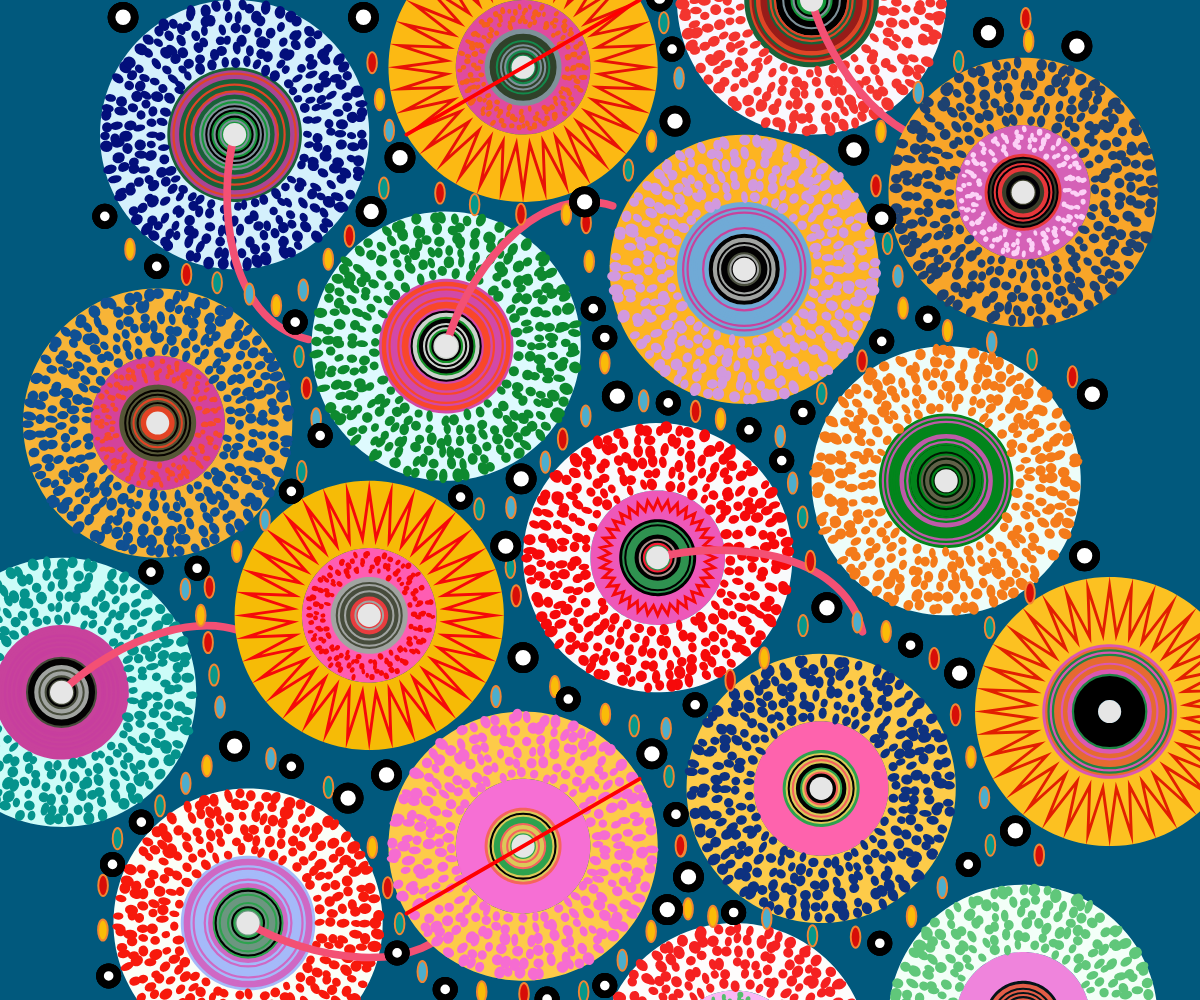
Frame 1 (no input)
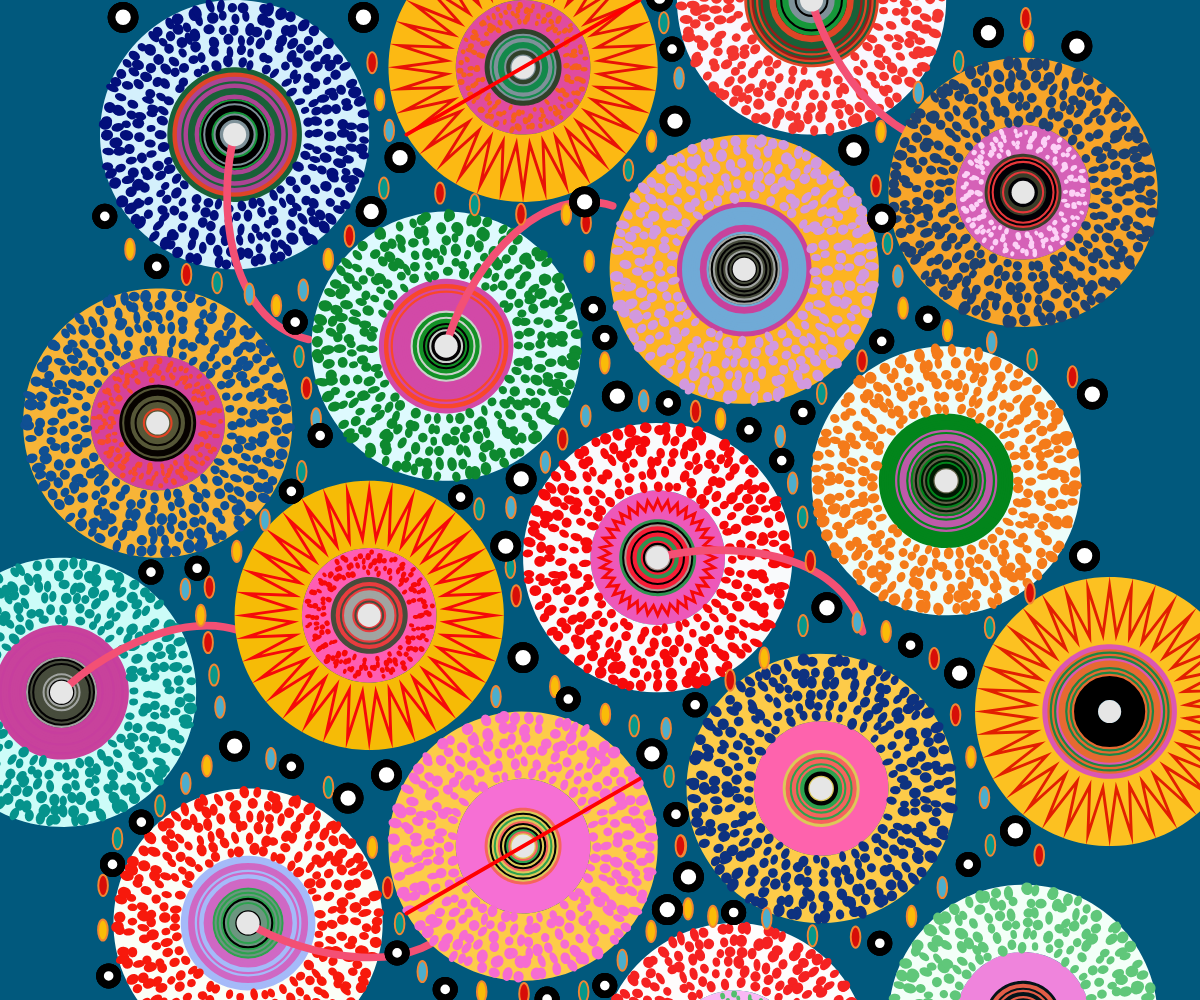
Frame 2 (the mouse pressed at the canvas centre, redrawn once)

The p5.js sketch that drew these frames (run headless with seeded random() and noise() and a simulated clock; the mouse was pressed at the canvas centre and the sketch redrawn once):

// p5.js sketch
// ── sketch.js
let rings = [];
let ringConfigs = [];
let fillColors = ['#FABC08','#4CAECD','#06978A','#D70E08'];

let baseWidth = 520; // set base width of canvas to be 520
let baseHeight = 520; // set base height of canvas to be 520
let scaling = 1; // set factor to scale artwork when window is resized

// set outer ellipses variables
let ellipses = [
    { x: 286.8, y: 73.4, angle: 0, fillColor: null},
    { x: 301.1, y: 40.6, angle: 0, fillColor: null},
    { x: 293.2, y: 11.8, angle: 0, fillColor: null},
    { x: 252.8, y: 115.8, angle: 0, fillColor: null},
    { x: 254.4, y: 135.9, angle: 0, fillColor: null},
    { x: 360.2, y: 251.2, angle: 0, fillColor: null},
    { x: 365.4, y: 268.9, angle: 0, fillColor: null},
    { x: 369.4, y: 291.9, angle: 0, fillColor: null},
    { x: 262.5, y: 188.7, angle: 0, fillColor: null},
    { x: 282.7, y: 208.4, angle: 0, fillColor: null},
    { x: 375.3, y: 204.6, angle: 0, fillColor: null},
    { x: 396.3, y: 187.6, angle: 0, fillColor: null},
    { x: 417.6, y: 160.2, angle: 0, fillColor: null},
    { x: 414.9, y: 143.6, angle: 0, fillColor: null},
    { x: 409.5, y: 126.6, angle: 0, fillColor: null},
    { x: 403.5, y: 96.6, angle: 0, fillColor: null},
    { x: 406.1, y: 68.3, angle: 0, fillColor: null},
    { x: 425.5, y: 48.0, angle: 0, fillColor: null},
    { x: 446.5, y: 32.0, angle: 0, fillColor: null},
    { x: 481.4, y: 9.7, angle: 0, fillColor: null},
    { x: 482.9, y: 21.4, angle: 0, fillColor: null},
    { x: 252.6, y: 216.3, angle: 0, fillColor: null},
    { x: 462.6, y: 326.3, angle: 0, fillColor: null},
    { x: 483.6, y: 308.3, angle: 0, fillColor: null},
    { x: 55.6, y: 398.3, angle: 0, fillColor: null},
    { x: 44.6, y: 407.3, angle: 0, fillColor: null},
    { x: 31.2, y: 419.0, angle: 0, fillColor: null},
    { x: 1.6, y: 460.4, angle: 0, fillColor: null},
    { x: 1.5, y: 483.6, angle: 0, fillColor: null},
    { x: 62.4, y: 367.7, angle: 0, fillColor: null},
    { x: 59.3, y: 351.0, angle: 0, fillColor: null},
    { x: 56.2, y: 334.1, angle: 0, fillColor: null},
    { x: 52.4, y: 320.0, angle: 0, fillColor: null},
    { x: 44.4, y: 306.4, angle: 0, fillColor: null},
    { x: 9.1, y: 436.1, angle: 0, fillColor: null},
    { x: 240.6, y: 228.3, angle: 0, fillColor: null},
    { x: 286.6, y: 484.3, angle: 0, fillColor: null},
    { x: 271.6, y: 499.3, angle: 0, fillColor: null},
    { x: 251.5, y: 515.7, angle: 0, fillColor: null},
    { x: 220.5, y: 516.7, angle: 0, fillColor: null},
    { x: 198.5, y: 515.7, angle: 0, fillColor: null},
    { x: 167.6, y: 505.2, angle: 0, fillColor: null},
    { x: 155.8, y: 480.3, angle: 0, fillColor: null},
    { x: 149.6, y: 461.6, angle: 0, fillColor: null},
    { x: 141.6, y: 440.6, angle: 0, fillColor: null},
    { x: 231.6, y: 240.3, angle: 0, fillColor: null},
    { x: 365.6, y: 325.3, angle: 0, fillColor: null},
    { x: 327.7, y: 353.7, angle: 0, fillColor: null},
    { x: 345.4, y: 342.2, angle: 0, fillColor: null},
    { x: 213.7, y: 263.9, angle: 0, fillColor: null},
    { x: 213.4, y: 295.0, angle: 0, fillColor: null},
    { x: 216.4, y: 309.8, angle: 0, fillColor: null},
    { x: 236.5, y: 357.0, angle: 0, fillColor: null},
    { x: 205.9, y: 362.2, angle: 0, fillColor: null},
    { x: 197.1, y: 264.6, angle: 0, fillColor: null},
    { x: 107.4, y: 201.8, angle: 0, fillColor: null},
    { x: 15.6, y: 129.6, angle: 0, fillColor: null},
    { x: 112.4, y: 217.8, angle: 0, fillColor: null},
    { x: 104.9, y: 245.2, angle: 0, fillColor: null},
    { x: 56.9, y: 305.3, angle: 0, fillColor: null},
    { x: 71.1, y: 286.7, angle: 0, fillColor: null},
    { x: 85.8, y: 270.4, angle: 0, fillColor: null},
    { x: 103.5, y: 185.4, angle: 0, fillColor: null},
    { x: 309.7, y: 213.9, angle: 0, fillColor: null},
    { x: 440.7, y: 171.9, angle: 0, fillColor: null},
    { x: 463.7, y: 177.9, angle: 0, fillColor: null},
    { x: 484.7, y: 186.9, angle: 0, fillColor: null},
    { x: 505.7, y: 195.9, angle: 0, fillColor: null},
    { x: 91.7, y: 158.9, angle: 0, fillColor: null},
    { x: 77.7, y: 152.9, angle: 0, fillColor: null},
    { x: 60.9, y: 147.0, angle: 0, fillColor: null},
    { x: 45.0, y: 142.7, angle: 0, fillColor: null},
    { x: 322.7, y: 217.9, angle: 0, fillColor: null},
    { x: 353.7, y: 226.9, angle: 0, fillColor: null},
    { x: 295.9, y: 403.7, angle: 0, fillColor: null},
    { x: 444.9, y: 371.7, angle: 0, fillColor: null},
    { x: 452.9, y: 393.7, angle: 0, fillColor: null},
    { x: 459.9, y: 414.7, angle: 0, fillColor: null},
    { x: 302.3, y: 439.9, angle: 0, fillColor: null},
    { x: 301.8, y: 439.8, angle: 0, fillColor: null},
    { x: 305.8, y: 472.6, angle: 0, fillColor: null},
    { x: 294.4, y: 378.8, angle: 0, fillColor: null},
    { x: 274.8, y: 88.4, angle: 0, fillColor: null},
    { x: 176.8, y: 100.4, angle: 0, fillColor: null},
    { x: 262.8, y: 371.4, angle: 0, fillColor: null},
    { x: 88.9, y: 394.4, angle: 0, fillColor: null},
    { x: 118.8, y: 409.4, angle: 0, fillColor: null},
    { x: 433.8, y: 342.4, angle: 0, fillColor: null},
    { x: 408.8, y: 328.4, angle: 0, fillColor: null},
    { x: 393.8, y: 323.4, angle: 0, fillColor: null},
    { x: 277.8, y: 377.4, angle: 0, fillColor: null},
    { x: 141.5, y: 32.6, angle: 0, fillColor: null},
    { x: 145.4, y: 51.8, angle: 0, fillColor: null},
    { x: 150.4, y: 67.8, angle: 0, fillColor: null},
    { x: 147.6, y: 97.8, angle: 0, fillColor: null},
    { x: 129.7, y: 122.8, angle: 0, fillColor: null},
    { x: 118.7, y: 134.8, angle: 0, fillColor: null},
    { x: 105.7, y: 150.8, angle: 0, fillColor: null},
    { x: 194.8, y: 106.4, angle: 0, fillColor: null},
    { x: 218.9, y: 111.4, angle: 0, fillColor: null},
    { x: 318.7, y: 476.5, angle: 0, fillColor: null},
    { x: 346.7, y: 477.5, angle: 0, fillColor: null},
    { x: 370.5, y: 486.6, angle: 0, fillColor: null},
    { x: 392.9, y: 487.3, angle: 0, fillColor: null},
    { x: 422.0, y: 476.5, angle: 0, fillColor: null},
    { x: 438.0, y: 461.5, angle: 0, fillColor: null},
    { x: 463.0, y: 439.5, angle: 0, fillColor: null},
    { x: 488.4, y: 444.6, angle: 0, fillColor: null},
    { x: 242.5, y: 111.4, angle: 0, fillColor: null}
];

// draw function for ellipse
function fillEllipse(ellipsesList) {
    let count = 0;
    for (let i = 0; i < ellipsesList.length; i++) {
        if (count > 3){
            count = 0;
        }
        ellipsesList[i].fillColor = fillColors[count];
        count++;
    }
}

// set outer small circle variables
let circles = [
    { x: 12.0, y: 9.0, r: 6.0},
    { x: 12.0, y: 9.0, r: 6.0},
    { x: 12.0, y: 9.0, r: 6.0},
    { x: 137.0, y: 9.0, r: 6.0},
    { x: 137.0, y: 9.0, r: 6.0},
    { x: 137.0, y: 9.0, r: 6.0},
    { x: 156.0, y: 82.0, r: 6.0},
    { x: 156.0, y: 82.0, r: 6.0},
    { x: 156.0, y: 82.0, r: 6.0},
    { x: 269.0, y: 206.0, r: 6.0},
    { x: 269.0, y: 206.0, r: 6.0},
    { x: 269.0, y: 206.0, r: 6.0},
    { x: 141.0, y: 110.0, r: 6.0},
    { x: 141.0, y: 110.0, r: 6.0},
    { x: 141.0, y: 110.0, r: 6.0},
    { x: 252.0, y: 105.0, r: 6.0},
    { x: 252.0, y: 105.0, r: 6.0},
    { x: 252.0, y: 105.0, r: 6.0},
    { x: 299.0, y: 63.0, r: 6.0},
    { x: 299.0, y: 63.0, r: 6.0},
    { x: 299.0, y: 63.0, r: 6.0},
    { x: 392.0, y: 78.0, r: 6.0},
    { x: 392.0, y: 78.0, r: 6.0},
    { x: 392.0, y: 78.0, r: 6.0},
    { x: 406.5, y: 113.5, r: 5.5},
    { x: 406.5, y: 113.5, r: 5.5},
    { x: 406.5, y: 113.5, r: 5.5},
    { x: 508.0, y: 24.0, r: 6.0},
    { x: 508.0, y: 24.0, r: 6.0},
    { x: 508.0, y: 24.0, r: 6.0},
    { x: 516.0, y: 205.0, r: 6.0},
    { x: 516.0, y: 205.0, r: 6.0},
    { x: 516.0, y: 205.0, r: 6.0},
    { x: 512.0, y: 289.0, r: 6.0},
    { x: 512.0, y: 289.0, r: 6.0},
    { x: 512.0, y: 289.0, r: 6.0},
    { x: 447.0, y: 350.0, r: 6.0},
    { x: 447.0, y: 350.0, r: 6.0},
    { x: 447.0, y: 350.0, r: 6.0},
    { x: 476.0, y: 432.0, r: 6.0},
    { x: 476.0, y: 432.0, r: 6.0},
    { x: 476.0, y: 432.0, r: 6.0},
    { x: 378.0, y: 316.0, r: 6.0},
    { x: 378.0, y: 316.0, r: 6.0},
    { x: 378.0, y: 316.0, r: 6.0},
    { x: 354.5, y: 239.5, r: 4.5},
    { x: 354.5, y: 239.5, r: 4.5},
    { x: 354.5, y: 239.5, r: 4.5},
    { x: 287.0, y: 392.0, r: 6.0},
    { x: 287.0, y: 392.0, r: 6.0},
    { x: 287.0, y: 392.0, r: 6.0},
    { x: 220.0, y: 342.0, r: 6.0},
    { x: 220.0, y: 342.0, r: 6.0},
    { x: 220.0, y: 342.0, r: 6.0},
    { x: 211.0, y: 284.0, r: 6.0},
    { x: 211.0, y: 284.0, r: 6.0},
    { x: 211.0, y: 284.0, r: 6.0},
    { x: 219.0, y: 249.0, r: 6.0},
    { x: 219.0, y: 249.0, r: 6.0},
    { x: 219.0, y: 249.0, r: 6.0},
    { x: 70.0, y: 388.0, r: 6.0},
    { x: 70.0, y: 388.0, r: 6.0},
    { x: 70.0, y: 388.0, r: 6.0},
    { x: 129.0, y: 415.0, r: 6.0},
    { x: 129.0, y: 415.0, r: 6.0},
    { x: 129.0, y: 415.0, r: 6.0},
    { x: 149.0, y: 403.0, r: 6.0},
    { x: 149.0, y: 403.0, r: 6.0},
    { x: 149.0, y: 403.0, r: 6.0},
    { x: 306.0, y: 456.0, r: 6.0},
    { x: 306.0, y: 456.0, r: 6.0},
    { x: 306.0, y: 456.0, r: 6.0},
    { x: 295.0, y: 473.0, r: 6.0},
    { x: 295.0, y: 473.0, r: 6.0},
    { x: 295.0, y: 473.0, r: 6.0},
    { x: 421.5, y: 335.5, r: 4.5},
    { x: 421.5, y: 335.5, r: 4.5},
    { x: 421.5, y: 335.5, r: 4.5},
    { x: 309.5, y: 366.5, r: 4.5},
    { x: 309.5, y: 366.5, r: 4.5},
    { x: 309.5, y: 366.5, r: 4.5},
    { x: 243.5, y: 363.5, r: 4.5},
    { x: 243.5, y: 363.5, r: 4.5},
    { x: 243.5, y: 363.5, r: 4.5},
    { x: 50.5, y: 295.5, r: 4.5},
    { x: 50.5, y: 295.5, r: 4.5},
    { x: 50.5, y: 295.5, r: 4.5},
    { x: 114.5, y: 226.5, r: 4.5},
    { x: 114.5, y: 226.5, r: 4.5},
    { x: 114.5, y: 226.5, r: 4.5},
    { x: 99.5, y: 255.5, r: 4.5},
    { x: 99.5, y: 255.5, r: 4.5},
    { x: 99.5, y: 255.5, r: 4.5},
    { x: 187.5, y: 258.5, r: 4.5},
    { x: 187.5, y: 258.5, r: 4.5},
    { x: 187.5, y: 258.5, r: 4.5},
    { x: 29.5, y: 138.5, r: 4.5},
    { x: 29.5, y: 138.5, r: 4.5},
    { x: 29.5, y: 138.5, r: 4.5},
    { x: 101.5, y: 167.5, r: 4.5},
    { x: 101.5, y: 167.5, r: 4.5},
    { x: 101.5, y: 167.5, r: 4.5},
    { x: 295.5, y: 209.5, r: 4.5},
    { x: 295.5, y: 209.5, r: 4.5},
    { x: 295.5, y: 209.5, r: 4.5},
    { x: 337.5, y: 223.5, r: 4.5},
    { x: 337.5, y: 223.5, r: 4.5},
    { x: 337.5, y: 223.5, r: 4.5},
    { x: 365.5, y: 214.5, r: 4.5},
    { x: 365.5, y: 214.5, r: 4.5},
    { x: 365.5, y: 214.5, r: 4.5},
    { x: 430.5, y: 165.5, r: 4.5},
    { x: 430.5, y: 165.5, r: 4.5},
    { x: 430.5, y: 165.5, r: 4.5},
    { x: 297.5, y: 25.5, r: 4.5},
    { x: 297.5, y: 25.5, r: 4.5},
    { x: 297.5, y: 25.5, r: 4.5},
    { x: 406.5, y: 177.5, r: 4.5},
    { x: 406.5, y: 177.5, r: 4.5},
    { x: 406.5, y: 177.5, r: 4.5},
    { x: 262.5, y: 175.5, r: 4.5},
    { x: 262.5, y: 175.5, r: 4.5},
    { x: 262.5, y: 175.5, r: 4.5},
    { x: 256.5, y: 160.5, r: 4.5},
    { x: 256.5, y: 160.5, r: 4.5},
    { x: 256.5, y: 160.5, r: 4.5},
    { x: 2.5, y: 112.5, r: 4.5},
    { x: 2.5, y: 112.5, r: 4.5},
    { x: 2.5, y: 112.5, r: 4.5},
    { x: 26.5, y: 297.5, r: 4.5},
    { x: 26.5, y: 297.5, r: 4.5},
    { x: 26.5, y: 297.5, r: 4.5},
    { x: 329.5, y: 474.5, r: 4.5},
    { x: 329.5, y: 474.5, r: 4.5},
    { x: 329.5, y: 474.5, r: 4.5},
    { x: 262.5, y: 512.5, r: 4.5},
    { x: 262.5, y: 512.5, r: 4.5},
    { x: 262.5, y: 512.5, r: 4.5},
    { x: 179.5, y: 514.5, r: 4.5},
    { x: 179.5, y: 514.5, r: 4.5},
    { x: 179.5, y: 514.5, r: 4.5},
    { x: 154.5, y: 495.5, r: 4.5},
    { x: 154.5, y: 495.5, r: 4.5},
    { x: 154.5, y: 495.5, r: 4.5},
    { x: 299.5, y: 423.5, r: 4.5},
    { x: 299.5, y: 423.5, r: 4.5},
    { x: 299.5, y: 423.5, r: 4.5},
    { x: 451.5, y: 449.5, r: 4.5},
    { x: 451.5, y: 449.5, r: 4.5},
    { x: 451.5, y: 449.5, r: 4.5},
    { x: 405.5, y: 490.5, r: 4.5},
    { x: 405.5, y: 490.5, r: 4.5},
    { x: 405.5, y: 490.5, r: 4.5},
    { x: 99.5, y: 398.5, r: 4.5},
    { x: 99.5, y: 398.5, r: 4.5},
    { x: 99.5, y: 398.5, r: 4.5},
    { x: 6.5, y: 449.5, r: 4.5},
    { x: 6.5, y: 449.5, r: 4.5},
    { x: 6.5, y: 449.5, r: 4.5},
    { x: 21.5, y: 427.5, r: 4.5},
    { x: 21.5, y: 427.5, r: 4.5},
    { x: 21.5, y: 427.5, r: 4.5},
    { x: 4.5, y: 507.5, r: 4.5},
    { x: 4.5, y: 507.5, r: 4.5},
    { x: 4.5, y: 507.5, r: 4.5},
    { x: 462.0, y: 17.0, r: 6.0},
    { x: 462.0, y: 17.0, r: 6.0},
    { x: 462.0, y: 17.0, r: 6.0},
    { x: 291.0, y: -1.0, r: 5.0},
    { x: 291.0, y: -1.0, r: 5.0},
    { x: 291.0, y: -1.0, r: 5.0},
    { x: 232.5, y: 519.5, r: 4.5},
    { x: 232.5, y: 519.5, r: 4.5},
    { x: 232.5, y: 519.5, r: 4.5},
];

// draw function for outer circle
function drawCircles(circleList) {
    stroke("#000000");
    strokeWeight(4);

    for (let c of circleList) {
        fill('#FFFFFF');
        ellipse(c.x, c.y, c.r * 2, c.r * 2);
    }
}

function setup() {
    createCanvas(windowWidth, windowHeight);
    noLoop();
    angleMode(RADIANS);

    // Calculate factor to scale artwork
    scaling = min(width / baseWidth, height / baseHeight)

    ringConfigs = [
        { //number 1
            x: 70, y: 70,
            fillStyles: ['layered', 'layered', 'dots'],
            bgColors: [color('#909F9C'), color('#C253A0'), color('#D4F0FC')],
            patternColors: [
                [color('#7E9199'), color('#000000'), color('#16973A')],
                [color('#DF4526'), color('#196138'), color('#AC4494')],
                color('#030F7B')
            ],
            hasCurve: true,
            curveFlipped: true,
            angle: PI / 2
        },{ //number 2
            x: 220,
            y: 35,
            fillStyles: ['layered', 'dots', 'zigzag'],
            bgColors: [color('#7E9199'), color('#E04B9F'), color('#FCB913')],
            patternColors: [
                [color('#7E9199'), color('#13894B'), color('#30412A')],
                color('#F55F1C'),
                color('#E81207')
            ],
            hasCurve: false,
            angle: PI / 3,
            hasDiagonal: true
        },{ //number 3
            x: 370,
            y: 0,
            fillStyles: ['layered', 'layered', 'dots'],
            bgColors: [color('#090200'), color('#D561B7'), color('#F9F8FE')],
            patternColors: [
                [color('#7E9199'), color('#000000'), color('#16973A')],
                [color('#DF4526'), color('#196138'), color('#971C19')],
                color('#F3352F')
            ],
            hasCurve: true,
            curveFlipped: true,
            angle: 2* PI / 3
        },{ //number 7
            x: 480,
            y: 100,
            fillStyles: ['layered', 'dots', 'dots'],
            bgColors: [color('#090200'), color('#D561B7'), color('#F8A529')],
            patternColors: [
                [color('#3A3E2A'), color('#E7373A'), color('#010005')],
                color('#FCD1F6'),
                color('#1E4271')
            ],
            hasCurve: false,
            angle: PI / 3
        },{ //number 4
            x: 30,
            y: 220,
            fillStyles: ['layered', 'dots', 'dots'],
            bgColors: [color('#758A73'), color('#D4429B'), color('#F7B437')],
            patternColors: [
                [color('#E34324'), color('#070300'), color('#565737')],
                color('#F64A2D'),
                color('#105093')
            ],
            hasCurve: false,
            angle: PI / 3
        },{ //number 5
            x: 180,
            y: 180,
            fillStyles: ['layered', 'layered', 'dots'],
            bgColors: [color('#464D2C'), color('#D143A3'), color('#DEFAFE')],
            patternColors: [
                [color('#040204'), color('#139126'), color('#CBD2CB')],
                [color('#F9472A'), color('#D249A7'), color('#D249A7')],
                color('#0E892F')
            ],
            hasCurve: true,
            angle: 5 * PI / 3
        },{ //number 6
            x: 335,
            y: 140,
            fillStyles: ['layered', 'layered', 'dots'],
            bgColors: [color('#A4AFB1'), color('#C8429C'), color('#FDB421')],
            patternColors: [
                [color('#030203'), color('#A1A4A1'), color('#474C3C')],
                [color('#70AAD6'), color('#C8429C'), color('#70AAD6')],
                color('#D299DE')
            ],
            hasCurve: false,
            angle: PI / 3
        },{ //number 8
            x: -20,
            y: 360,
            fillStyles: ['layered', 'layered', 'dots'],
            bgColors: [color('#304A3B'), color('#CC40A7'), color('#CCFCF8')],
            patternColors: [
                [color('#030203'), color('#A1A4A1'), color('#474C3C')],
                [color('#C8429C'), color('#C8429C'), color('#C73E9E')],
                color('#05938C')
            ],
            hasCurve: true,
            angle: 11 * PI / 6
        },{ //number 9
            x: 140,
            y: 320,
            fillStyles: ['layered', 'dots', 'zigzag'],
            bgColors: [color('#010103'), color('#FE5DB2'), color('#F6BB06')],
            patternColors: [
                [color('#E93C3E'), color('#A1A4A1'), color('#474C3C')],
                color('#F6090A'),
                color('#F6090A')
            ],
            hasCurve: false,
            angle: PI / 3
        },{ //number 10
            x: 290,
            y: 290,
            fillStyles: ['layered', 'zigzag', 'dots'],
            bgColors: [color('#F52241'), color('#ED58B9'), color('#F9FAFC')],
            patternColors: [
                [color('#2F9250'), color('#AC948E'), color('#F81D36'), color('#000000')],
                color('#F6090A'),
                color('#F6090A')
            ],
            hasCurve: true,
            angle: 0
        },{ //number 11
            x: 440,
            y: 250,
            fillStyles: ['layered', 'layered', 'dots'],
            bgColors: [color('#566140'), color('#BE5AA9'), color('#EDFDF9')],
            patternColors: [
                [color('#02851B'), color('#606148'), color('#001802')],
                [color('#BE5AA9'), color('#02851B')],
                color('#F47B1A')
            ],
            hasCurve: false,
            angle: PI / 3
        },{ //number 12
            x: 77,
            y: 480,
            fillStyles: ['layered', 'layered', 'dots'],
            bgColors: [color('#369D44'), color('#D455BC'), color('#FBFEF7')],
            patternColors: [
                [color('#6C9680'), color('#000000'), color('#2DA24E')],
                [color('#CF68C4'), color('#A5BAF9')],
                color('#F7190C')
            ],
            hasCurve: true,
            curveFlipped: true,
            angle: PI / 1.1
        },{ //number 13
            x: 220,
            y: 440,
            fillStyles: ['layered', '606257', 'dots'],
            bgColors: [color('#010206'), color('#F66FD4'), color('#FDCB49')],
            patternColors: [
                [color('#DBC958'), color('#020202'), color('#2DA24E'),color('#F6635D')],
                [color('#F66CD1')],
                color('#F66CD1')
            ],
            hasCurve: false,
            angle: PI / 6,
            hasDiagonal: true

        },{ //number 14
            x: 375,
            y: 410,
            fillStyles: ['layered', '606257', 'dots'],
            bgColors: [color('#EF090B'), color('#FE63AD'), color('#FDCB49')],
            patternColors: [
                [color('#DBC958'), color('#020202'), color('#2DA24E'),color('#F6635D')],
                [color('#FD5E38'), color('#FE63AD')],
                color('#0E3280')
            ],
            hasCurve: false,
            angle: PI / 3
        },{ //number 15
            x: 525,
            y: 370,
            fillStyles: ['none', 'layered', 'zigzag'],
            bgColors: [color('#000000'), color('#000000'), color('#FCC121')],
            patternColors: [color('#000000'),
                [color('#1C8543'),color('#DB58B2'),color('#E66A31')],
                color('#E21F01')],
            hasCurve: false,
            angle: PI / 3
        },{ //number 16
            x: 330,
            y: 550,
            fillStyles: ['none', 'dots', 'dots'],
            bgColors: [color('#000000'), color('#F9B8F5'), color('#FEFCFC')],
            patternColors: [color('#000000'), color('#53BF6C'), color('#F52121')],
            hasCurve: false,
            angle: PI / 3
        },{ //number 17
            x: 480,
            y: 530,
            fillStyles: ['layered', 'none', 'dots'],
            bgColors: [color('#60C77A'), color('#EF84DC'), color('#F3FFF8')],
            patternColors: [[color('#041419'), color('#E35D47')],
                color('#000000'),
                color('#60C77A')],
            hasCurve: false,
            angle: PI / 3
        }
    ];

    for (let config of ringConfigs) {
        rings.push(new RingPattern(config));
    }

}


function draw() {
    background(1, 89, 125);

    // Scale and center the artpiece
    translate((width - baseWidth * scaling) / 2, (height - baseHeight * scaling) / 2);
    scale(scaling);

    for (let r of rings) {
        r.display();
    }
    fillEllipse(ellipses);
    for (let i = 0; i < ellipses.length; i++) {
        let e = ellipses[i];
        stroke("#F28633");
        strokeWeight(1);
        fill(e.fillColor || "white");        // Default white fill

        push();
        translate(e.x, e.y);
        rotate(radians(e.angle));
        ellipse(0, 0, 5, 11);
        pop();
    }
    drawCircles(circles);

}

function windowResized() {
    resizeCanvas(baseWidth, baseHeight);
    scaling = min(width / baseWidth, height / baseHeight);
}

class RingPattern {
    constructor(config) {
        this.x = config.x;
        this.y = config.y;

        this.r0 = 6;
        this.r1 = 20;
        this.r2 = 35;
        this.r3 = 70;

        this.fillStyles = config.fillStyles; // [center, inner, outer]
        this.bgColors = config.bgColors;
        this.patternColors = config.patternColors;

        this.hasCurve = config.hasCurve ?? false;
        this.angle = config.angle ?? 0;
        this.curveFlipped = config.curveFlipped ?? false;
        this.hasDiagonal = config.hasDiagonal ?? false;
    }

    display() {
        // border circle
        noStroke();
        noFill();
        ellipse(this.x, this.y, this.r1 * 2);
        ellipse(this.x, this.y, this.r2 * 2);
        ellipse(this.x, this.y, this.r3 * 2);

        // Each Area：Center，Inner Circle，Outer Circle
        this.drawRegion(this.r0, this.r1, this.fillStyles[0], this.bgColors[0], this.patternColors[0]);
        this.drawRegion(this.r1, this.r2, this.fillStyles[1], this.bgColors[1], this.patternColors[1]);
        this.drawRegion(this.r2, this.r3, this.fillStyles[2], this.bgColors[2], this.patternColors[2]);

        // arc
        this.drawPinkCurve();
        // Center white circle
        noStroke();
        fill(230);
        ellipse(this.x, this.y, this.r0 * 2);  // control size using r0
        this.drawDiagonalLine();

    }

    drawRegion(innerR, outerR, style, bgColor, patternColor) {
        noStroke();
        // stroke(this.bgColors[0]);
        fill(bgColor);
        this.drawDonut(innerR, outerR);

        if (style === 'zigzag') {
            this.drawZigzagRing(innerR, outerR, 72, patternColor);
        } else if (style === 'dots') {
            this.drawDotsRing(innerR, outerR, 6, patternColor);
        } else if (style === 'layered') {
            this.drawLayeredRings(innerR, outerR, patternColor);
        }

    }

    drawDonut(innerR, outerR) {
        beginShape();
        for (let a = 0; a < TWO_PI; a += 0.05) {
            vertex(this.x + outerR * cos(a), this.y + outerR * sin(a));
        }
        beginContour();
        for (let a = TWO_PI; a > 0; a -= 0.05) {
            vertex(this.x + innerR * cos(a), this.y + innerR * sin(a));
        }
        endContour();
        endShape(CLOSE);
    }

    drawZigzagRing(innerR, outerR, steps, ringColor) {
        let offset = 5; // safe offset

        stroke(ringColor);
        strokeWeight(1.5);
        noFill();
        beginShape();
        for (let i = 0; i <= steps; i++) {
            let angle = TWO_PI * i / steps;
            let r = (i % 2 === 0) ? outerR - offset : innerR + offset;
            let x = this.x + r * cos(angle);
            let y = this.y + r * sin(angle);
            vertex(x, y);
        }
        endShape(CLOSE);
    }


    drawLayeredRings(innerR, outerR, baseColors) {
        let ringCount = 14;

        // Makes sure each colour appears once and uses 6 randomly
        let colorPool = [...baseColors];  // Three colours
        while (colorPool.length < ringCount) {
            colorPool.push(random(baseColors));
        }

        // shuffles the colour order
        shuffle(colorPool, true);

        // draw the rings
        noFill();
        strokeWeight(3);
        for (let i = 0; i < ringCount; i++) {
            let t = i / (ringCount - 1);
            let r = lerp(innerR, outerR, t);
            stroke(colorPool[i]);
            ellipse(this.x, this.y, r * 2);
        }
    }



    drawDotsRing(rMin, rMax, ringCount, dotColor) {
        fill(dotColor);
        noStroke();
        let margin = 3;

        for (let i = 0; i < ringCount; i++) {
            let r = lerp(rMin + margin, rMax - margin, i / (ringCount - 1));

            let baseCount = floor(r * 1);
            let count = baseCount + floor(random(-4, 4));

            for (let j = 0; j < count; j++) {
                let angle = TWO_PI * j / count + random(-0.05, 0.05);
                let radiusOffset = random(-1.2, 1.2);
                let effectiveR = r + radiusOffset;
                let x = this.x + effectiveR * cos(angle);
                let y = this.y + effectiveR * sin(angle);


                let sizeFactor = map(effectiveR, rMin, rMax, rMin * 0.03, rMax * 0.018); // Adjustable range
                let w = random(4, 6) * sizeFactor;
                let h = random(3, 5) * sizeFactor;

                let a = angle + random(-0.3, 0.3);

                push();
                translate(x, y);
                rotate(a);
                ellipse(0, 0, w, h);
                pop();
            }
        }
    }





    drawPinkCurve() {
        if (!this.hasCurve) return;

        push();
        translate(this.x, this.y);
        if (this.curveFlipped) {
            scale(-1, 1);
        }
        rotate(this.angle);
        stroke('#F35074');
        strokeWeight(4);
        noFill();
        let s = 0.5;
        bezier(
            0, 0,
            65 * s, -18 * s,
            193 * s, -10 * s,
            213 * s, 77 * s
        );
        pop();
    }


    drawDiagonalLine() {
        if (!this.hasDiagonal) return;

        push();
        translate(this.x, this.y);
        rotate(PI / 1.2);
        stroke('#FF0000');
        strokeWeight(2);
        line(-this.r3, 0, this.r3, 0);
        pop();
    }


}
